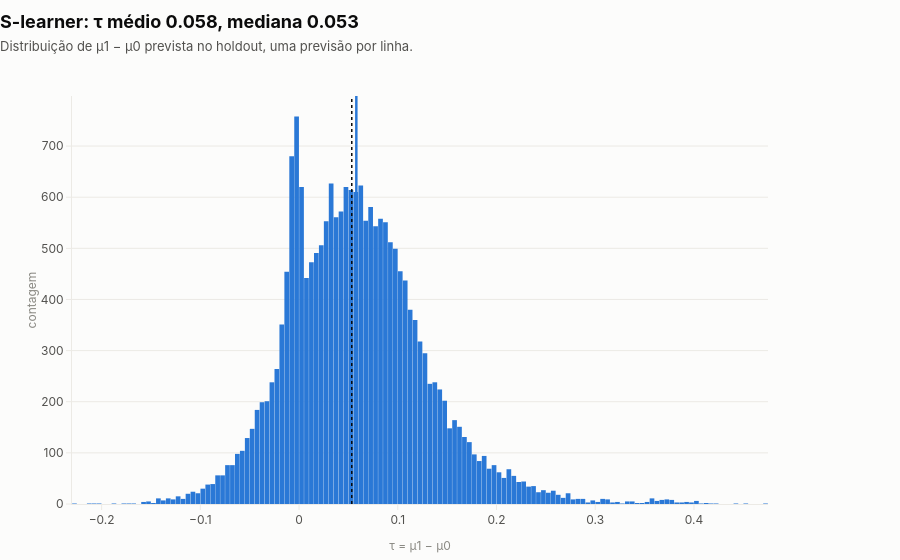

The code cell stored with this chart in its notebook:
### Code cell
media_tau = s_learner_stats.loc["mu1_menos_mu0", "mean"]
mediana_tau = s_learner_stats.loc["mu1_menos_mu0", "median"]
viz.histogram(
    s_learner_components, x="tau",
    title=f"S-learner: τ médio {media_tau:.3f}, mediana {mediana_tau:.3f}",
    subtitle="Distribuição de μ1 − μ0 prevista no holdout, uma previsão por linha.",
    xlabel="τ = μ1 − μ0",
    markers=[(media_tau, "média"), (mediana_tau, "mediana")],
)

### Figure 1 — Plotly figure (JSON) as saved in the notebook; plotly's stock layout.template omitted (floating-point values rounded to 4 significant figures; data arrays with more than 128 entries replaced by an {"elided": "..."} marker saying what was removed)
{"data": [{"hovertemplate": "%{x}<br>%{y:,}<extra></extra>", "marker": {"color": "#2a78d6"}, "type": "histogram", "x": {"elided": "20412 float values"}}], "layout": {"bargap": 0.05, "shapes": [{"line": {"color": "#2a78d6", "width": 2.5}, "type": "line", "x0": 0.058, "x1": 0.058, "xref": "x", "y0": 0, "y1": 1, "yref": "y domain"}, {"line": {"color": "#0b0b0b", "dash": "dot", "width": 1.5}, "type": "line", "x0": 0.05339, "x1": 0.05339, "xref": "x", "y0": 0, "y1": 1, "yref": "y domain"}], "showlegend": false, "title": {"text": "<b>S-learner: τ médio 0.058, mediana 0.053</b><br><span style='font-size:13px;color:#52514e'>Distribuição de μ1 − μ0 prevista no holdout, uma previsão por linha.</span>"}, "xaxis": {"title": {"text": "τ = μ1 − μ0"}}, "yaxis": {"title": {"text": "contagem"}}}}
